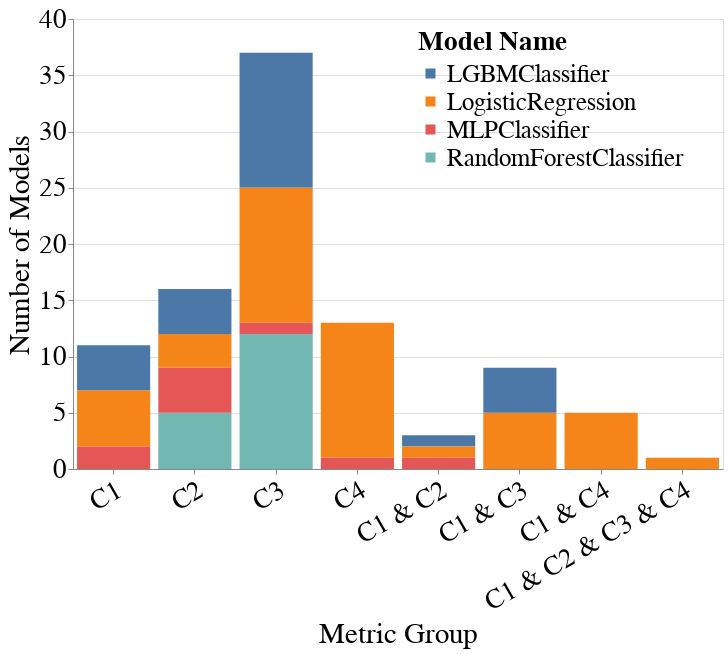

Notebook code for this chart:
### Markdown cell above
## Figure 6. Responsible model selection

### Code cell
metrics_value_range_dct = {
    'Accuracy': [0.91, 0.93], # C1
    'Equalized_Odds_FPR': [-0.27, 0.0], # C2
    'Label_Stability': [0.92, 1.0], # C3
    'Label_Stability_Ratio': [0.95, 1.05], # C4
    'Accuracy&Equalized_Odds_FPR': None, # C1 + C2
    'Accuracy&Label_Stability': None, # C1 + C3
    'Accuracy&Label_Stability_Ratio': None, # C1 + C4
    'Accuracy&Equalized_Odds_FPR&Label_Stability&Label_Stability_Ratio': None, # C1 + C2 + C3 + C4
}
create_bar_plot_for_model_selection(melted_all_subgroup_metrics_per_model_dct,
                                    melted_all_group_metrics_per_model_dct,
                                    metrics_value_range_dct,
                                    group='race')

### Figure 1 — Vega-Lite specification as saved in the notebook (floating-point values rounded to 4 significant figures)
{"config": {"view": {"continuousWidth": 400, "continuousHeight": 300}, "axis": {"labelFontSize": 27, "labelFontWeight": "normal", "labelLimit": 300, "titleFontSize": 29, "titleFontWeight": "normal"}, "legend": {"labelFontSize": 25, "labelLimit": 300, "legendX": 345, "legendY": 10, "orient": "none", "symbolStrokeWidth": 4, "titleFontSize": 27, "titleLimit": 220}, "title": {"fontSize": 27}}, "data": {"name": "data-59a3da11ee3df34c1dc789b086dc0206"}, "mark": "bar", "encoding": {"color": {"field": "Model_Name", "legend": {"title": "Model Name"}, "type": "nominal"}, "x": {"axis": {"labelAngle": -30}, "field": "Title", "sort": {"order": "ascending"}, "title": "Metric Group", "type": "nominal"}, "y": {"field": "Number_of_Models", "title": "Number of Models", "type": "quantitative"}}, "height": 450, "width": 650, "$schema": "https://vega.github.io/schema/vega-lite/v4.17.0.json", "datasets": {"data-59a3da11ee3df34c1dc789b086dc0206": [{"Model_Name": "LogisticRegression", "Number_of_Models": 5, "Metric_Group": "Accuracy", "Alias": "C1", "Title": "C1"}, {"Model_Name": "LGBMClassifier", "Number_of_Models": 4, "Metric_Group": "Accuracy", "Alias": "C1", "Title": "C1"}, {"Model_Name": "MLPClassifier", "Number_of_Models": 2, "Metric_Group": "Accuracy", "Alias": "C1", "Title": "C1"}, {"Model_Name": "RandomForestClassifier", "Number_of_Models": 5, "Metric_Group": "Equalized_Odds_FPR", "Alias": "C2", "Title": "C2"}, {"Model_Name": "LGBMClassifier", "Number_of_Models": 4, "Metric_Group": "Equalized_Odds_FPR", "Alias": "C2", "Title": "C2"}, {"Model_Name": "MLPClassifier", "Number_of_Models": 4, "Metric_Group": "Equalized_Odds_FPR", "Alias": "C2", "Title": "C2"}, {"Model_Name": "LogisticRegression", "Number_of_Models": 3, "Metric_Group": "Equalized_Odds_FPR", "Alias": "C2", "Title": "C2"}, {"Model_Name": "LGBMClassifier", "Number_of_Models": 12, "Metric_Group": "Label_Stability", "Alias": "C3", "Title": "C3"}, {"Model_Name": "LogisticRegression", "Number_of_Models": 12, "Metric_Group": "Label_Stability", "Alias": "C3", "Title": "C3"}, {"Model_Name": "RandomForestClassifier", "Number_of_Models": 12, "Metric_Group": "Label_Stability", "Alias": "C3", "Title": "C3"}, {"Model_Name": "MLPClassifier", "Number_of_Models": 1, "Metric_Group": "Label_Stability", "Alias": "C3", "Title": "C3"}, {"Model_Name": "LogisticRegression", "Number_of_Models": 12, "Metric_Group": "Label_Stability_Ratio", "Alias": "C4", "Title": "C4"}, {"Model_Name": "MLPClassifier", "Number_of_Models": 1, "Metric_Group": "Label_Stability_Ratio", "Alias": "C4", "Title": "C4"}, {"Model_Name": "LGBMClassifier", "Number_of_Models": 1, "Metric_Group": "Accuracy&Equalized_Odds_FPR", "Alias": "C1 & C2", "Title": "C1 & C2"}, {"Model_Name": "LogisticRegression", "Number_of_Models": 1, "Metric_Group": "Accuracy&Equalized_Odds_FPR", "Alias": "C1 & C2", "Title": "C1 & C2"}, {"Model_Name": "MLPClassifier", "Number_of_Models": 1, "Metric_Group": "Accuracy&Equalized_Odds_FPR", "Alias": "C1 & C2", "Title": "C1 & C2"}, {"Model_Name": "LogisticRegression", "Number_of_Models": 5, "Metric_Group": "Accuracy&Label_Stability", "Alias": "C1 & C3", "Title": "C1 & C3"}, {"Model_Name": "LGBMClassifier", "Number_of_Models": 4, "Metric_Group": "Accuracy&Label_Stability", "Alias": "C1 & C3", "Title": "C1 & C3"}, {"Model_Name": "LogisticRegression", "Number_of_Models": 5, "Metric_Group": "Accuracy&Label_Stability_Ratio", "Alias": "C1 & C4", "Title": "C1 & C4"}, {"Model_Name": "LogisticRegression", "Number_of_Models": 1, "Metric_Group": "Accuracy&Equalized_Odds_FPR&Label_Stability&Label_Stability_Ratio", "Alias": "C1 & C2 & C3 & C4", "Title": "C1 & C2 & C3 & C4"}]}}
